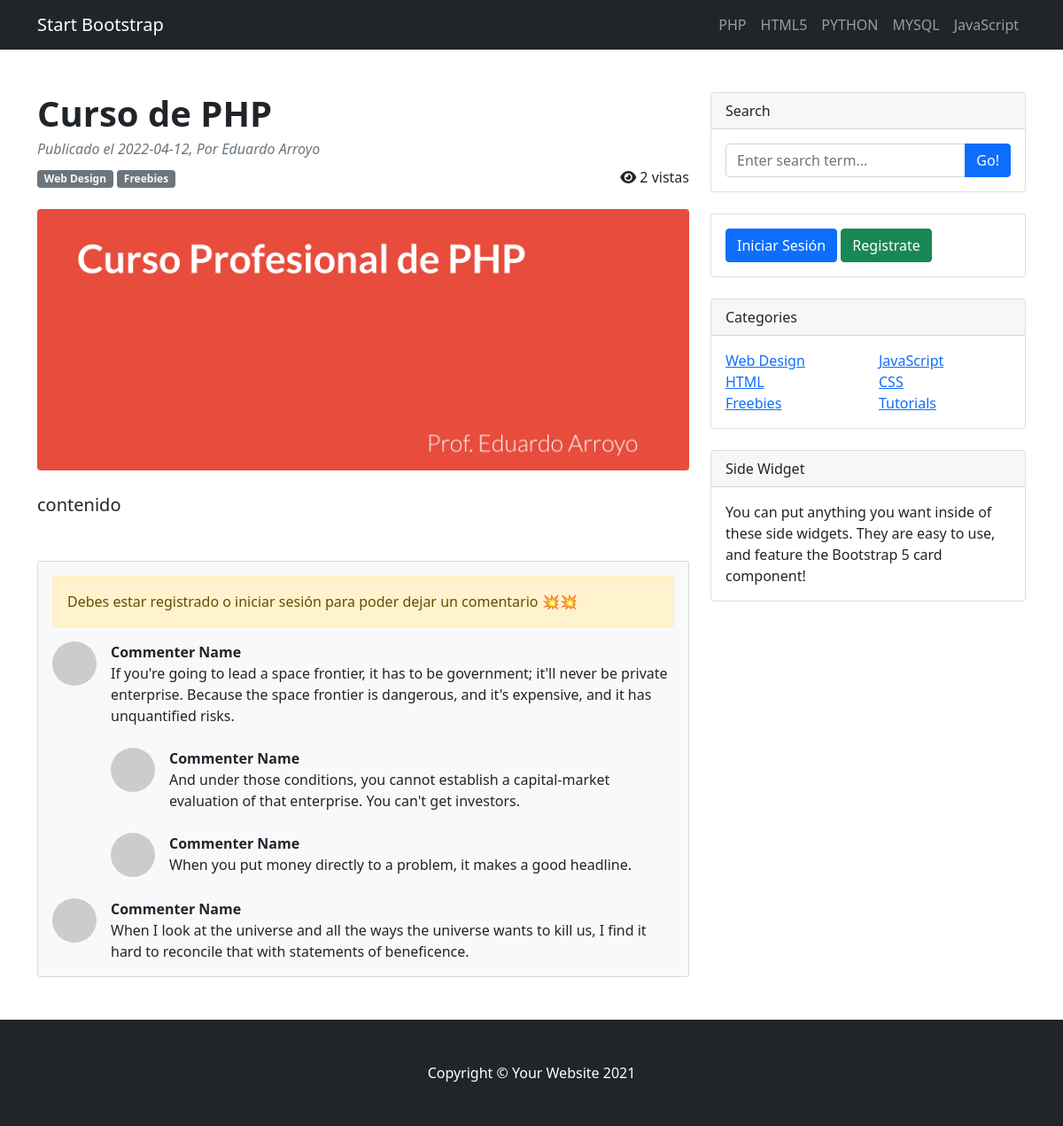
Screenshot of /post.php?blog=10 with the database file from the repository.
### tables this page shows
CREATE TABLE `categorias` (
  `cat_id` int(10) UNSIGNED NOT NULL,
  `cat_nombre` varchar(25) NOT NULL
);

CREATE TABLE `publicaciones` (
  `pub_id` int(10) UNSIGNED NOT NULL,
  `pub_cat_id` int(11) NOT NULL,
  `pub_user_id` int(11) NOT NULL,
  `pub_titulo` varchar(255) NOT NULL,
  `pub_resumen` text NOT NULL,
  `pub_contenido` text NOT NULL,
  `pub_fecha` date NOT NULL,
  `pub_img` text NOT NULL,
  `pub_vistas` int(11) DEFAULT 0,
  `pub_status` varchar(20) NOT NULL
);

CREATE TABLE `usuarios` (
  `user_id` int(10) UNSIGNED NOT NULL,
  `user_nombres` varchar(255) NOT NULL,
  `user_apellidos` varchar(255) NOT NULL,
  `user_email` varchar(255) NOT NULL,
  `user_img` text DEFAULT NULL,
  `user_pass` varchar(255) NOT NULL,
  `user_token` text DEFAULT NULL,
  `user_status` tinyint(4) DEFAULT 0,
  `user_rol` varchar(100) NOT NULL
);

### public/post.php (the view, shortened to what this page needs)
<?php
    include(VIEW_FRONT . DS . "head.php");
?>
        <?php include(VIEW_FRONT . DS . "nav.php"); ?>
        <div class="container mt-5">
            <div class="row">
                <div class="col-lg-8">
                    <?php
                        $fila = publicacion_individual_mostrar();
                    ?>
                    <article>
                        <header class="mb-4">
                            <h1 class="fw-bolder mb-1"><?php echo $fila['pub_titulo']; ?></h1>
                            <div class="text-muted fst-italic mb-2">
                                Publicado el <?php echo $fila['pub_fecha']; ?>, Por <?php echo $fila['user_nombres'] . ' ' . $fila['user_apellidos']; ?>
                            </div>
                            <div class="d-flex justify-content-between">
                                <div>
                                    <a class="badge bg-secondary text-decoration-none link-light" href="#!">Web Design</a>
                                    <a class="badge bg-secondary text-decoration-none link-light" href="#!">Freebies</a>
                                </div>
                                <div>
                                    <i class="fa-solid fa-eye"></i> <?php echo $fila['pub_vistas']; ?> vistas
                                </div>
                            </div>
                        </header>
                        <figure class="mb-4"><img class="img-fluid rounded" src="img/<?php echo $fila['pub_img']; ?>" alt="<?php echo $fila['pub_titulo']; ?>" /></figure>
                        <section class="mb-5">
                            <p class="fs-5 mb-4">
                                <?php echo $fila['pub_contenido']; ?>
                            </p>
                        </section>
                    </article>
                    <section class="mb-5">
                        <div class="card bg-light">
                            <div class="card-body">
                                <?php
                                    if(isset($_SESSION['user_rol'])){
                                        ?>
                                            <form class="mb-4" method="post">
                                                <textarea class="form-control" rows="3" name="com_mensaje" placeholder="Deja tu mensaje"></textarea>
                                                <div class="form_group mt-3">
                                                    <input type="submit" value="Enviar" name="enviar" class="btn btn-primary">
                                                </div>
                                            </form>
                                    <?php } else {
                                        ?>
                                            <div class="alert alert-warning" role="alert">
                                                Debes estar registrado o iniciar sesión para poder dejar un comentario 💥💥
                                            </div>
                                    <?php }
                                ?>
                                <div class="d-flex mb-4">
                                    <div class="flex-shrink-0"><img class="rounded-circle" src="https://dummyimage.com/50x50/ced4da/6c757d.jpg" alt="..." /></div>
                                    <div class="ms-3">
                                        <div class="fw-bold">Commenter Name</div>
                                        If you're going to lead a space frontier, it has to be government; it'll never be private enterprise. Because the space frontier is dangerous, and it's expensive, and it has unquantified risks.
                                        <div class="d-flex mt-4">
                                            <div class="flex-shrink-0"><img class="rounded-circle" src="https://dummyimage.com/50x50/ced4da/6c757d.jpg" alt="..." /></div>
                                            <div class="ms-3">
                                                <div class="fw-bold">Commenter Name</div>
                                                And under those conditions, you cannot establish a capital-market evaluation of that enterprise. You can't get investors.
                                            </div>
                                        </div>
                                        <div class="d-flex mt-4">
                                            <div class="flex-shrink-0"><img class="rounded-circle" src="https://dummyimage.com/50x50/ced4da/6c757d.jpg" alt="..." /></div>
                                            <div class="ms-3">
                                                <div class="fw-bold">Commenter Name</div>
                                                When you put money directly to a problem, it makes a good headline.
                                            </div>
                                        </div>
                                    </div>
                                </div>
                                <div class="d-flex">
                                    <div class="flex-shrink-0"><img class="rounded-circle" src="https://dummyimage.com/50x50/ced4da/6c757d.jpg" alt="..." /></div>
                                    <div class="ms-3">
                                        <div class="fw-bold">Commenter Name</div>
                                        When I look at the universe and all the ways the universe wants to kill us, I find it hard to reconcile that with statements of beneficence.
                                    </div>
                                </div>
                            </div>
                        </div>
                    </section>
                </div>
                <?php include(VIEW_FRONT . DS . "sidebar.php"); ?>
            </div>
        </div>
        <?php include(VIEW_FRONT . DS . "footer.php"); ?>

### resources/views/front/head.php (shortened to what this page needs)
<!DOCTYPE html>
<html lang="es">
    <head>
        <link rel="stylesheet" href="https://cdnjs.cloudflare.com/ajax/libs/font-awesome/6.1.1/css/all.min.css" />
        <link href="css/styles.css" rel="stylesheet" />
    </head>
    <body>

### resources/views/front/nav.php (shortened to what this page needs)
<nav class="navbar navbar-expand-lg navbar-dark bg-dark">
    <div class="container">
        <a class="navbar-brand" href="./">Start Bootstrap</a>
        <div class="collapse navbar-collapse" id="navbarSupportedContent">
            <ul class="navbar-nav ms-auto mb-2 mb-lg-0">
                <?php
                    show_categorias();
                ?>
            </ul>
        </div>
    </div>
</nav>

### resources/functions.php (shortened to what this page needs)
<?php
    function query($sql){
        global $conexion;
        return mysqli_query($conexion, $sql);
    }
    function fetch_array($query){
        return mysqli_fetch_array($query);
    }
    function limpiar_string($str){
        global $conexion;
        return mysqli_real_escape_string($conexion, $str);
    }
    function publicacion_individual_mostrar(){
        if(isset($_GET['blog'])){
            $id = limpiar_string(trim($_GET['blog']));
            $query = query("UPDATE publicaciones SET pub_vistas = pub_vistas + 1 WHERE pub_id = {$id}");
            $query = query("SELECT * FROM publicaciones a INNER JOIN usuarios b ON a.pub_user_id = b.user_id WHERE pub_id = {$id}");
            return fetch_array($query);
        }
    }
    function show_categorias(){
        $query = query("SELECT * FROM categorias");
        while($fila = fetch_array($query)){
            $categoria = <<<DELIMITADOR
                <li class="nav-item">
                    <a class="nav-link" href="#">
                        {$fila['cat_nombre']}
                    </a>
                </li>
DELIMITADOR;
            echo $categoria;
        }
    }
            ?>

### resources/views/front/sidebar.php
<div class="col-lg-4">
    <div class="card mb-4">
        <div class="card-header">Search</div>
        <div class="card-body">
            <div class="input-group">
                <input class="form-control" type="text" placeholder="Enter search term..." aria-label="Enter search term..." aria-describedby="button-search" />
                <button class="btn btn-primary" id="button-search" type="button">Go!</button>
            </div>
        </div>
    </div>
    <div class="card mb-4">
        <div class="card-body">
            <?php
                if(isset($_SESSION['user_rol'])){
                    ?>
                        <div>
                            Bienvenido(a), <?php echo $_SESSION['user_nombres'] . " " . $_SESSION['user_apellidos']; ?>
                            <div>
                                <a href="logout.php" class="btn btn-warning">Cerrar Sesión</a>
                            </div>
                        </div>
                <?php } else {
                    ?>
                        <a href="login.php" class="btn btn-primary">Iniciar Sesión</a>
                        <a href="register.php" class="btn btn-success">Registrate</a>
                <?php }
            ?>
        </div>
    </div>
    <div class="card mb-4">
        <div class="card-header">Categories</div>
        <div class="card-body">
            <div class="row">
                <div class="col-sm-6">
                    <ul class="list-unstyled mb-0">
                        <li><a href="#!">Web Design</a></li>
                        <li><a href="#!">HTML</a></li>
                        <li><a href="#!">Freebies</a></li>
                    </ul>
                </div>
                <div class="col-sm-6">
                    <ul class="list-unstyled mb-0">
                        <li><a href="#!">JavaScript</a></li>
                        <li><a href="#!">CSS</a></li>
                        <li><a href="#!">Tutorials</a></li>
                    </ul>
                </div>
            </div>
        </div>
    </div>
    <div class="card mb-4">
        <div class="card-header">Side Widget</div>
        <div class="card-body">You can put anything you want inside of these side widgets. They are easy to use, and feature the Bootstrap 5 card component!</div>
    </div>
</div>

### resources/views/front/footer.php (shortened to what this page needs)
        <footer class="py-5 bg-dark">
            <div class="container"><p class="m-0 text-center text-white">Copyright &copy; Your Website 2021</p></div>
        </footer>
    </body>
</html>

### rows the page displays
categorias: cat_nombre "PHP"
categorias: cat_nombre "HTML5"
categorias: cat_nombre "PYTHON"
categorias: cat_nombre "MYSQL"
categorias: cat_nombre "JavaScript"
publicaciones: pub_titulo "Curso de PHP", pub_fecha "2022-04-12", usuarios.user_nombres "Eduardo", usuarios.user_apellidos "Arroyo", pub_vistas "2", pub_img (picture), pub_contenido "contenido"
